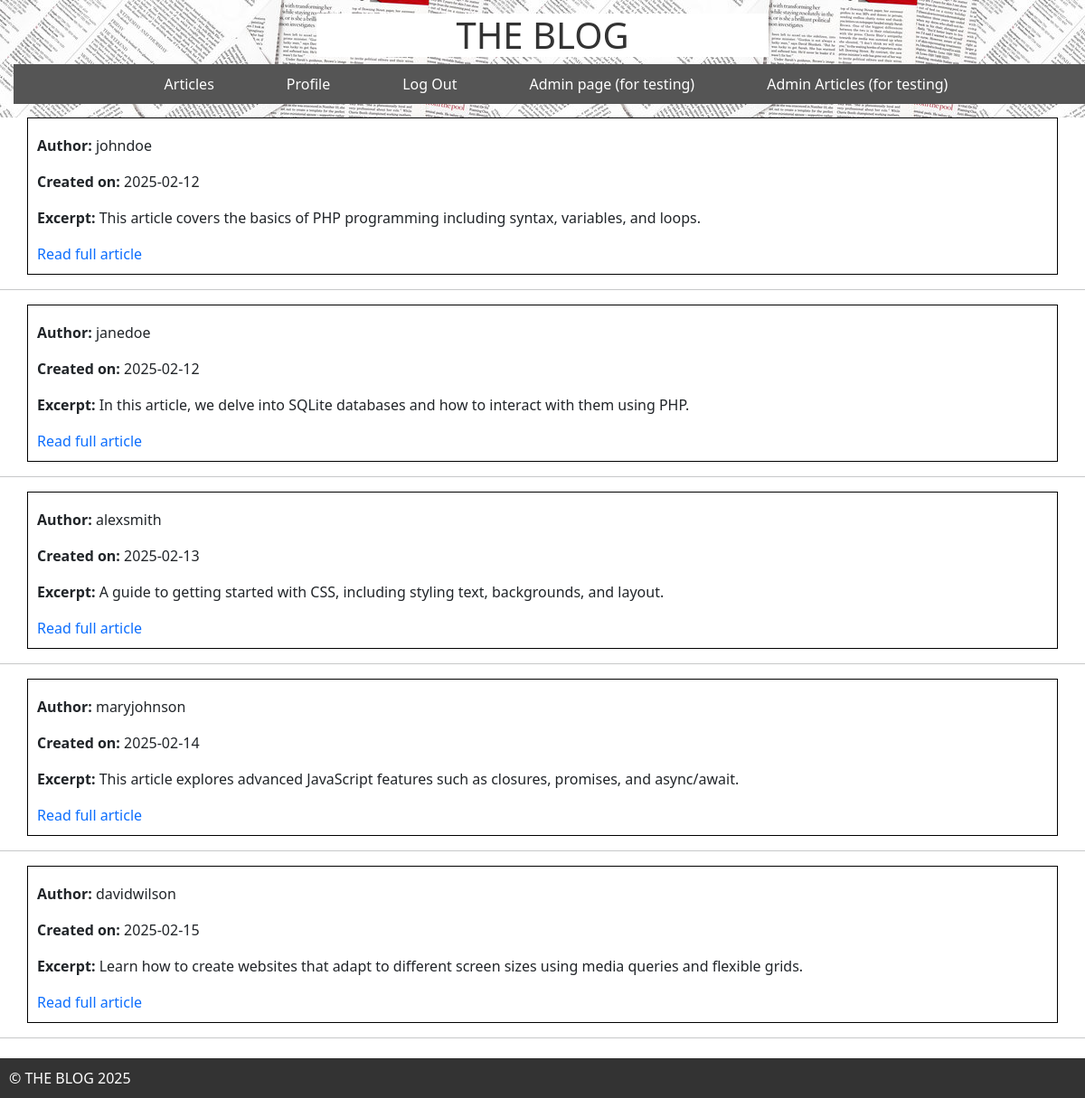
Page /admin/articles.php on the committed database.
### tables this page shows
CREATE TABLE Article
    (
        ArticleId Integer PRIMARY KEY,
        Title VARCHAR(255) NOT NULL,
        Body Text NOT NULL,
        CreateDate DATE NOT NULL,
        StartDate DATE NOT NULL,
        EndDate DATE NOT NULL,
        ContributorUsername VARCHAR(50) NOT NULL,
        FOREIGN KEY (ContributorUsername) REFERENCES Users(Username)
    );

### admin/articles.php (the view, shortened to what this page needs)
<?php
    include '../templates/header.php';
?>
<?php
$db = new SQLite3('../DB/BlogDB.db');
$query = "SELECT ArticleId, Title, substr(Body, 1, 200) as Excerpt, CreateDate, ContributorUsername FROM Article";
$res = $db->query($query);
if ($res) {
    while ($article = $res->fetchArray(SQLITE3_ASSOC)) {
        echo "<div class='container'>";
        echo "<p><strong>Author:</strong> " . htmlspecialchars($article['ContributorUsername']) . "</p>";
        echo "<p><strong>Created on:</strong> " . htmlspecialchars($article['CreateDate']) . "</p>";
        echo "<p><strong>Excerpt:</strong> " . nl2br(htmlspecialchars($article['Excerpt'])) . "</p>";
        echo "<a href='article.php?id=" . $article['ArticleId'] . "'>Read full article</a>";
        echo "</div><hr>";
    }
} else {
    echo "<p>No articles found.</p>";
}
?>
<?php
    include '../templates/footer.php';
?>

### admin/articles.php (style rules this page uses)
.container { display: flex; flex-direction: column; border: 1px solid #000; padding: 10px; }
a { text-decoration: none; }

### rows in the picture
article: ContributorUsername "johndoe", CreateDate "2025-02-12", Excerpt "This article covers the basics of PHP programming including syntax, variables, and loops."
article: ContributorUsername "janedoe", CreateDate "2025-02-12", Excerpt "In this article, we delve into SQLite databases and how to interact with them using PHP."
article: ContributorUsername "alexsmith", CreateDate "2025-02-13", Excerpt "A guide to getting started with CSS, including styling text, backgrounds, and layout."
article: ContributorUsername "maryjohnson", CreateDate "2025-02-14", Excerpt "This article explores advanced JavaScript features such as closures, promises, and async/await."
article: ContributorUsername "davidwilson", CreateDate "2025-02-15", Excerpt "Learn how to create websites that adapt to different screen sizes using media queries and flexible grids."
